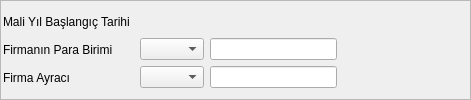
        <widget class="QFrame" name="frame_2">
         <property name="sizePolicy">
          <sizepolicy hsizetype="Expanding" vsizetype="Expanding">
           <horstretch>0</horstretch>
           <verstretch>0</verstretch>
          </sizepolicy>
         </property>
         <property name="frameShape">
          <enum>QFrame::StyledPanel</enum>
         </property>
         <property name="frameShadow">
          <enum>QFrame::Raised</enum>
         </property>
         <layout class="QGridLayout" name="gridLayout_4">
          <property name="margin">
           <number>2</number>
          </property>
          <item row="0" column="0">
           <layout class="QGridLayout" name="gridLayout_3" columnstretch="1,2,1,5">
            <item row="0" column="0">
             <widget class="QLabel" name="label_11">
              <property name="sizePolicy">
               <sizepolicy hsizetype="Fixed" vsizetype="Fixed">
                <horstretch>0</horstretch>
                <verstretch>0</verstretch>
               </sizepolicy>
              </property>
              <property name="text">
               <string>Mali Yıl Başlangıç Tarihi </string>
              </property>
             </widget>
            </item>
            <item row="1" column="0">
             <widget class="QLabel" name="label_13">
              <property name="sizePolicy">
               <sizepolicy hsizetype="Fixed" vsizetype="Fixed">
                <horstretch>0</horstretch>
                <verstretch>0</verstretch>
               </sizepolicy>
              </property>
              <property name="text">
               <string>Firmanın Para Birimi</string>
              </property>
             </widget>
            </item>
            <item row="2" column="0">
             <widget class="QLabel" name="label_15">
              <property name="sizePolicy">
               <sizepolicy hsizetype="Fixed" vsizetype="Fixed">
                <horstretch>0</horstretch>
                <verstretch>0</verstretch>
               </sizepolicy>
              </property>
              <property name="toolTip">
               <string>Muhasebe hesaplarında kullanılacak ayracı gösterir.</string>
              </property>
              <property name="text">
               <string>Firma Ayracı</string>
              </property>
             </widget>
            </item>
            <item row="0" column="2">
             <spacer name="horizontalSpacer_2">
              <property name="orientation">
               <enum>Qt::Horizontal</enum>
              </property>
              <property name="sizeHint" stdset="0">
               <size>
                <width>40</width>
                <height>20</height>
               </size>
              </property>
             </spacer>
            </item>
            <item row="1" column="1" rowspan="2" colspan="2">
             <layout class="QGridLayout" name="gridLayout_16" columnstretch="1,2,1">
              <item row="0" column="0">
               <widget class="QComboBox" name="combobox_para_birimi">
                <property name="sizePolicy">
                 <sizepolicy hsizetype="Expanding" vsizetype="Fixed">
                  <horstretch>0</horstretch>
                  <verstretch>0</verstretch>
                 </sizepolicy>
                </property>
                <property name="editable">
                 <bool>false</bool>
                </property>
                <property name="sizeAdjustPolicy">
                 <enum>QComboBox::AdjustToMinimumContentsLength</enum>
                </property>
               </widget>
              </item>
              <item row="0" column="1">
               <widget class="QLineEdit" name="lineedit_para_birimi">
                <property name="sizePolicy">
                 <sizepolicy hsizetype="Expanding" vsizetype="Fixed">
                  <horstretch>0</horstretch>
                  <verstretch>0</verstretch>
                 </sizepolicy>
                </property>
                <property name="focusPolicy">
                 <enum>Qt::NoFocus</enum>
                </property>
                <property name="readOnly">
                 <bool>true</bool>
                </property>
               </widget>
              </item>
              <item row="1" column="0">
               <widget class="QComboBox" name="combobox_e9_ayraci">
                <property name="sizePolicy">
                 <sizepolicy hsizetype="Expanding" vsizetype="Fixed">
                  <horstretch>0</horstretch>
                  <verstretch>0</verstretch>
                 </sizepolicy>
                </property>
                <property name="toolTip">
                 <string>Yeni ayraç seçiniz</string>
                </property>
                <property name="editable">
                 <bool>false</bool>
                </property>
                <property name="sizeAdjustPolicy">
                 <enum>QComboBox::AdjustToMinimumContentsLength</enum>
                </property>
               </widget>
              </item>
              <item row="1" column="1">
               <widget class="QLineEdit" name="lineedit_e9_ayraci">
                <property name="sizePolicy">
                 <sizepolicy hsizetype="Expanding" vsizetype="Fixed">
                  <horstretch>0</horstretch>
                  <verstretch>0</verstretch>
                 </sizepolicy>
                </property>
                <property name="focusPolicy">
                 <enum>Qt::NoFocus</enum>
                </property>
                <property name="readOnly">
                 <bool>true</bool>
                </property>
               </widget>
              </item>
              <item row="1" column="2">
               <spacer name="horizontalSpacer_16">
                <property name="orientation">
                 <enum>Qt::Horizontal</enum>
                </property>
                <property name="sizeHint" stdset="0">
                 <size>
                  <width>40</width>
                  <height>20</height>
                 </size>
                </property>
               </spacer>
              </item>
             </layout>
            </item>
            <item row="0" column="3">
             <spacer name="horizontalSpacer_17">
              <property name="orientation">
               <enum>Qt::Horizontal</enum>
              </property>
              <property name="sizeHint" stdset="0">
               <size>
                <width>40</width>
                <height>20</height>
               </size>
              </property>
             </spacer>
            </item>
            <item row="0" column="1">
             <widget class="QAdakDate" name="adakDate_mali_yil_baslangic_tarihi" native="true">
              <property name="sizePolicy">
               <sizepolicy hsizetype="Fixed" vsizetype="Fixed">
                <horstretch>0</horstretch>
                <verstretch>0</verstretch>
               </sizepolicy>
              </property>
              <property name="minimumSize">
               <size>
                <width>242</width>
                <height>0</height>
               </size>
              </property>
              <property name="whatsThis">
               <string>Tarih WidgetÄ± </string>
              </property>
              <property name="QAdakDate" stdset="0">
               <rect>
                <x>0</x>
                <y>0</y>
                <width>100</width>
                <height>100</height>
               </rect>
              </property>
             </widget>
            </item>
           </layout>
          </item>
         </layout>
        </widget>
